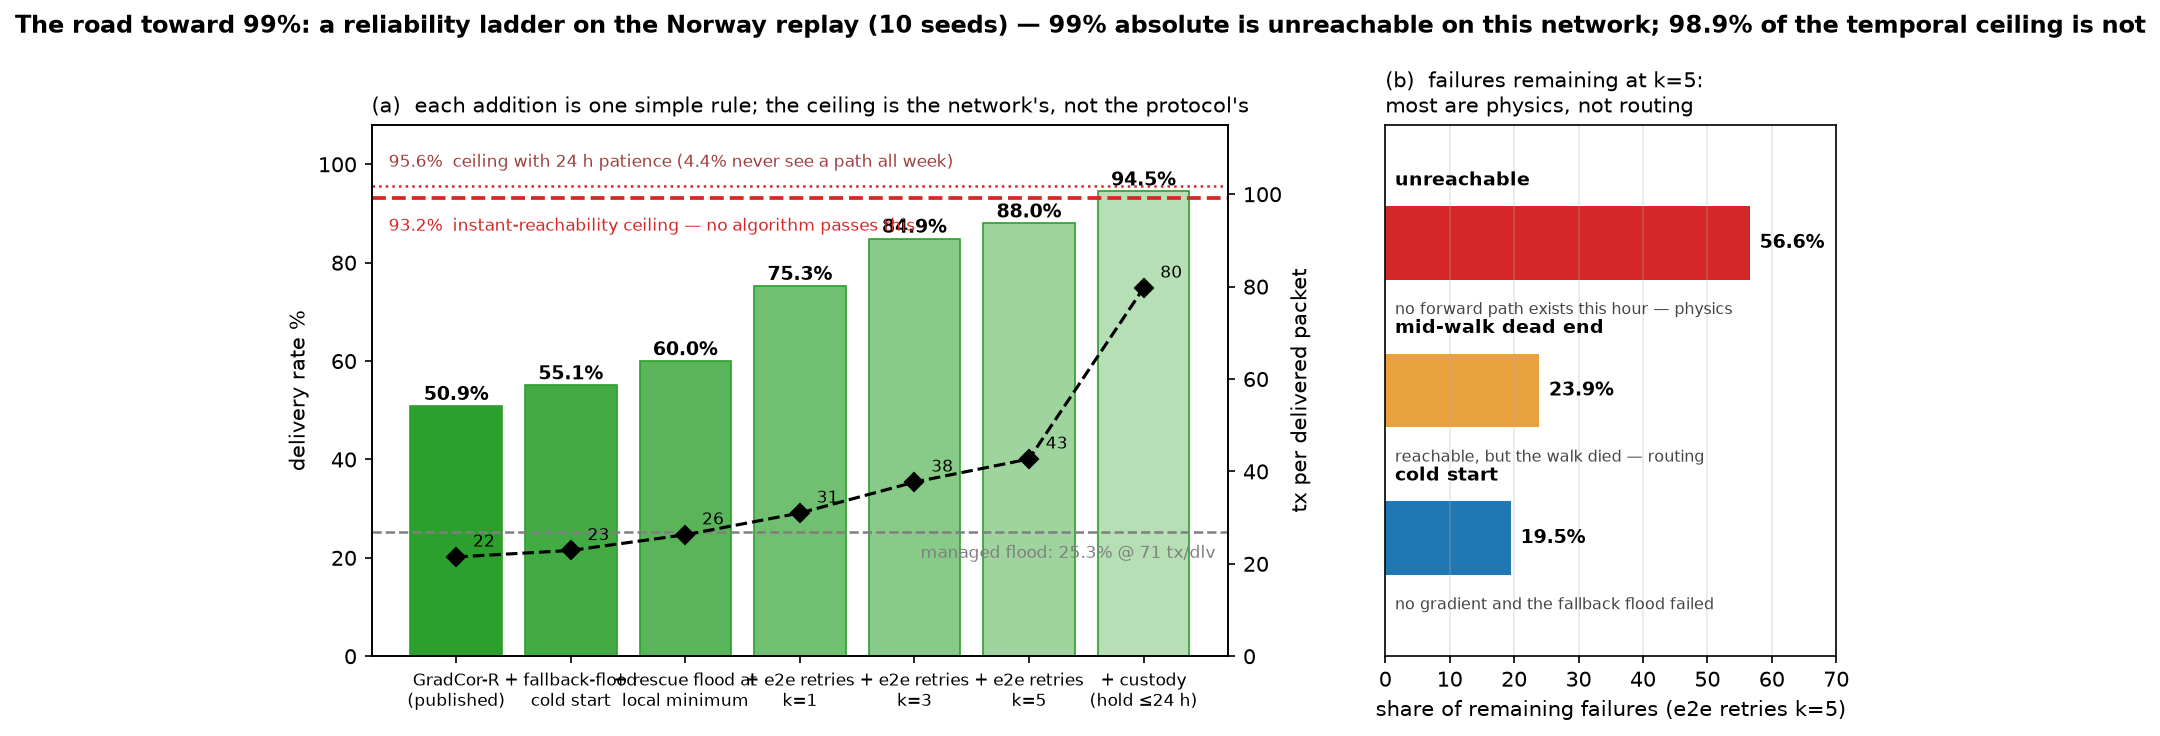

Source code (Python):
"""Figure: the reliability ladder toward the network's delivery ceiling."""
import matplotlib
matplotlib.use("Agg")
import matplotlib.pyplot as plt

GREEN = "#2ca02c"
GRAY = "#7f7f7f"
RED = "#d62728"
BLUE = "#1f77b4"

fig = plt.figure(figsize=(12.6, 4.6))
gs = fig.add_gridspec(1, 2, width_ratios=[1.9, 1.0], wspace=0.24)

# ---- (a) the ladder ----
ax = fig.add_subplot(gs[0])
labels = ["GradCor-R\n(published)", "+ fallback-flood\ncold start",
          "+ rescue flood at\nlocal minimum", "+ e2e retries\nk=1",
          "+ e2e retries\nk=3", "+ e2e retries\nk=5",
          "+ custody\n(hold \u226424 h)"]
dlv = [50.9, 55.1, 60.0, 75.3, 84.9, 88.0, 94.5]
txd = [21.5, 22.9, 26.3, 31.0, 37.7, 42.7, 79.7]
shades = ["#2ca02c", "#43ab43", "#5ab55a", "#71c071", "#88ca88", "#9fd49f", "#b6dfb6"]
x = range(len(labels))
bars = ax.bar(x, dlv, color=shades, edgecolor="#2ca02c", linewidth=0.8)
for xi, d in zip(x, dlv):
    ax.text(xi, d + 1.2, f"{d:.1f}%", ha="center", fontsize=9, fontweight="bold")

ax.axhline(93.2, color=RED, lw=1.8, ls="--")
ax.text(0.02, 86.5, "93.2%  instant-reachability ceiling \u2014 no algorithm passes this",
        fontsize=8.3, color=RED, transform=ax.get_yaxis_transform())
ax.axhline(95.6, color=RED, lw=1.2, ls=":")
ax.text(0.02, 99.5, "95.6%  ceiling with 24 h patience (4.4% never see a path all week)",
        fontsize=8.3, color="#a04040", transform=ax.get_yaxis_transform())
ax.axhline(25.3, color=GRAY, lw=1.2, ls="--")
ax.text(0.985, 20.0, "managed flood: 25.3% @ 71 tx/dlv", fontsize=8.3,
        color=GRAY, ha="right", transform=ax.get_yaxis_transform())

ax.set_xticks(list(x))
ax.set_xticklabels(labels, fontsize=8)
ax.set_ylabel("delivery rate %")
ax.set_ylim(0, 108)
ax.set_title("(a)  each addition is one simple rule; the ceiling is the network's, not the protocol's",
             fontsize=10, loc="left")

ax2 = ax.twinx()
ax2.plot(x, txd, "kD--", ms=6)
ax2.set_ylabel("tx per delivered packet")
ax2.set_ylim(0, 115)
for xi, t in zip(x, txd):
    ax2.annotate(f"{t:.0f}", (xi, t), textcoords="offset points", xytext=(8, 5),
                 fontsize=8)

# ---- (b) what remains at k=5 ----
axb = fig.add_subplot(gs[1])
cats = ["unreachable", "mid-walk dead end", "cold start"]
notes = ["no forward path exists this hour \u2014 physics",
         "reachable, but the walk died \u2014 routing",
         "no gradient and the fallback flood failed"]
vals = [56.6, 23.9, 19.5]
colors = [RED, "#e8a13c", BLUE]
yb = list(range(len(cats)))[::-1]
axb.barh(yb, vals, color=colors, height=0.5)
for y, v, c, n in zip(yb, vals, cats, notes):
    axb.text(1.5, y + 0.36, c, va="bottom", fontsize=9, fontweight="bold")
    axb.text(v + 1.5, y, f"{v:.1f}%", va="center", fontsize=9, fontweight="bold")
    axb.text(1.5, y - 0.40, n, va="top", fontsize=7.6, color="#444")
axb.set_yticks([])
axb.set_xlabel("share of remaining failures (e2e retries k=5)")
axb.set_xlim(0, 70)
axb.set_ylim(-0.8, 2.8)
axb.set_title("(b)  failures remaining at k=5:\nmost are physics, not routing", fontsize=10, loc="left")
axb.grid(alpha=0.3, axis="x")

fig.suptitle("The road toward 99%: a reliability ladder on the Norway replay (10 seeds) \u2014 "
             "99% absolute is unreachable on this network; 98.9% of the temporal ceiling is not",
             fontsize=11.5, fontweight="bold", y=1.04)
fig.savefig("fig_target99.png", dpi=150, bbox_inches="tight")
print("wrote fig_target99.png")
